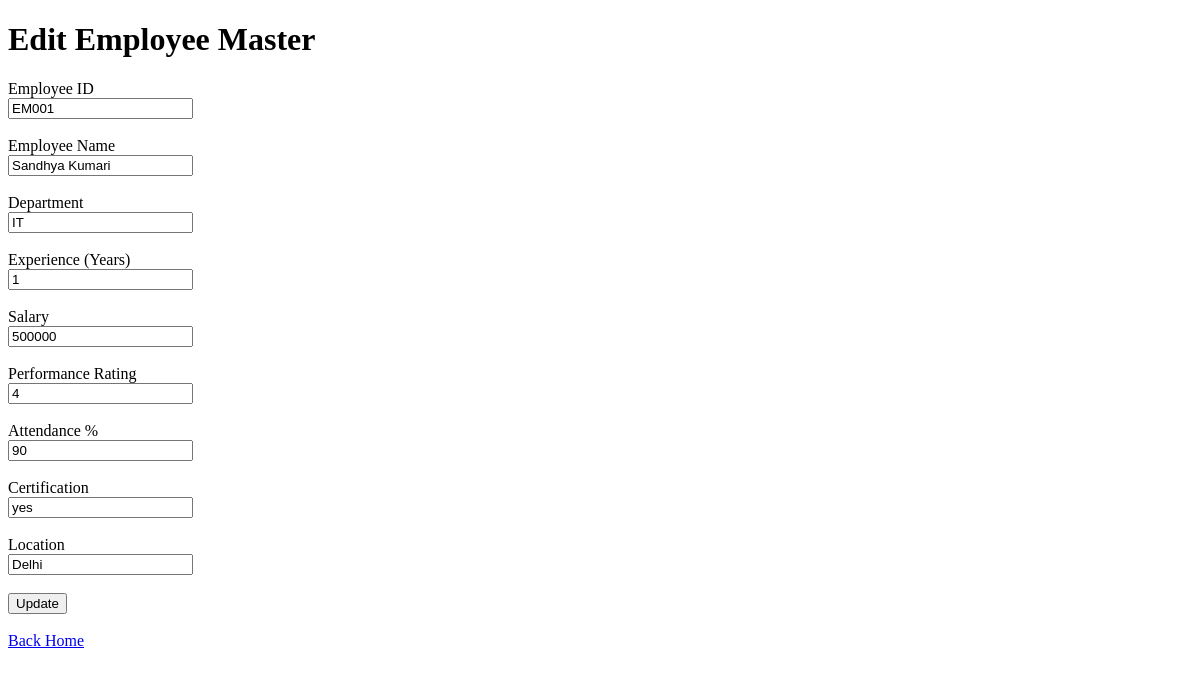
Page /employee_master/edit/1 on the earlier database version.
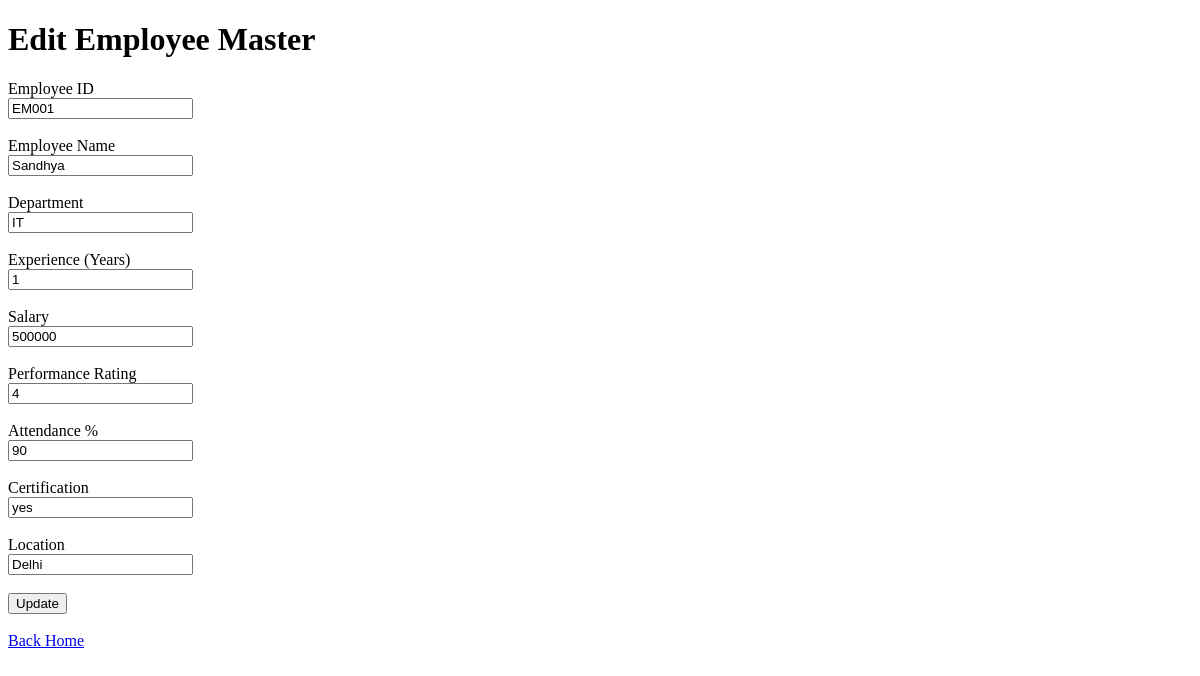
Same page on the later database version.
### tables this page shows
CREATE TABLE employee_master (
    id INTEGER PRIMARY KEY AUTOINCREMENT,
    employee_id TEXT,
    employee_name TEXT,
    department TEXT,
    experience_years INTEGER,
    salary INTEGER,
    performance_rating INTEGER,
    attendance_percent INTEGER,
    certification TEXT,
    location TEXT
);

### generated_app/app.py (the view, shortened to what this page needs)
@app.route(
    "/employee_master/edit/<int:id>",
    methods=["GET", "POST"]
)
def edit_employee_master(id):
    conn = get_connection()
    row = conn.execute(
        "SELECT * FROM employee_master WHERE id = ?",
        (id,)
    ).fetchone()
    conn.close()
    return render_template(
        "employee_master_edit.html",
        row=row
    )

### generated_app/app.py (called while the page is built)
def get_connection():
    conn = sqlite3.connect(
        "database.db"
    )
    conn.row_factory = sqlite3.Row
    return conn

### generated_app/templates/employee_master_edit.html (shortened to what this page needs)
<!DOCTYPE html>
<html>
<head>
</head>
<body>
<h1>Edit Employee Master</h1>
<form method="POST">
<label>Employee ID</label>
<br>
<input
type="text"
name="employee_id"
value="{{ row['employee_id'] }}"
>
<br><br>
<label>Employee Name</label>
<br>
<input
type="text"
name="employee_name"
value="{{ row['employee_name'] }}"
>
<br><br>
<label>Department</label>
<br>
<input
type="text"
name="department"
value="{{ row['department'] }}"
>
<br><br>
<label>Experience (Years)</label>
<br>
<input
type="text"
name="experience_years"
value="{{ row['experience_years'] }}"
>
<br><br>
<label>Salary</label>
<br>
<input
type="text"
name="salary"
value="{{ row['salary'] }}"
>
<br><br>
<label>Performance Rating</label>
<br>
<input
type="text"
name="performance_rating"
value="{{ row['performance_rating'] }}"
>
<br><br>
<label>Attendance %</label>
<br>
<input
type="text"
name="attendance_percent"
value="{{ row['attendance_percent'] }}"
>
<br><br>
<label>Certification</label>
<br>
<input
type="text"
name="certification"
value="{{ row['certification'] }}"
>
<br><br>
<label>Location</label>
<br>
<input
type="text"
name="location"
value="{{ row['location'] }}"
>
<br><br>
<button type="submit">
Update
</button>
</form>
<br>
<a href="/">
Back Home
</a>
</body>
</html>

Differences in the rows shown:
changed employee_master "EM001": employee_name "Sandhya Kumari" → "Sandhya"
